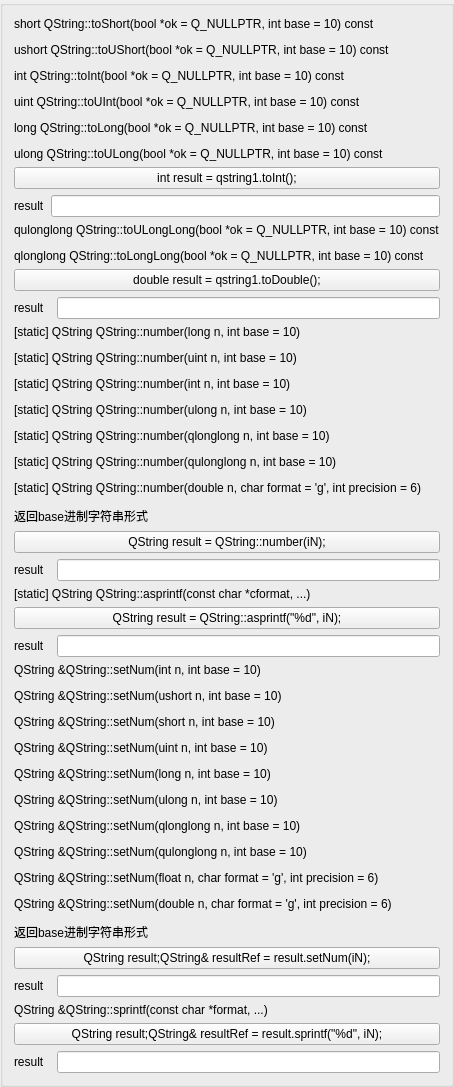
           <widget class="QGroupBox" name="groupBox_26">
            <property name="title">
             <string/>
            </property>
            <layout class="QGridLayout" name="gridLayout_25">
             <item row="0" column="0" colspan="3">
              <widget class="QLabel" name="label_45">
               <property name="text">
                <string>&lt;html&gt;&lt;head/&gt;&lt;body&gt;&lt;p&gt;short QString::toShort(bool *ok = Q_NULLPTR, int base = 10) const&lt;/p&gt;&lt;p&gt;ushort QString::toUShort(bool *ok = Q_NULLPTR, int base = 10) const&lt;/p&gt;&lt;p&gt;int QString::toInt(bool *ok = Q_NULLPTR, int base = 10) const&lt;/p&gt;&lt;p&gt;uint QString::toUInt(bool *ok = Q_NULLPTR, int base = 10) const&lt;/p&gt;&lt;p&gt;long QString::toLong(bool *ok = Q_NULLPTR, int base = 10) const&lt;/p&gt;&lt;p&gt;ulong QString::toULong(bool *ok = Q_NULLPTR, int base = 10) const&lt;/p&gt;&lt;/body&gt;&lt;/html&gt;</string>
               </property>
              </widget>
             </item>
             <item row="1" column="0" colspan="3">
              <widget class="QPushButton" name="pbToInt">
               <property name="text">
                <string>int result = qstring1.toInt();</string>
               </property>
              </widget>
             </item>
             <item row="2" column="0">
              <widget class="QLabel" name="label_48">
               <property name="text">
                <string>result</string>
               </property>
              </widget>
             </item>
             <item row="2" column="1" colspan="2">
              <widget class="QLineEdit" name="leToIntResult"/>
             </item>
             <item row="3" column="0" colspan="3">
              <widget class="QLabel" name="label_46">
               <property name="text">
                <string>&lt;html&gt;&lt;head/&gt;&lt;body&gt;&lt;p&gt;qulonglong QString::toULongLong(bool *ok = Q_NULLPTR, int base = 10) const&lt;/p&gt;&lt;p&gt;qlonglong QString::toLongLong(bool *ok = Q_NULLPTR, int base = 10) const&lt;/p&gt;&lt;/body&gt;&lt;/html&gt;</string>
               </property>
              </widget>
             </item>
             <item row="4" column="0" colspan="3">
              <widget class="QPushButton" name="pbToDouble">
               <property name="text">
                <string>double result = qstring1.toDouble();</string>
               </property>
              </widget>
             </item>
             <item row="5" column="0">
              <widget class="QLabel" name="label_49">
               <property name="text">
                <string>result</string>
               </property>
              </widget>
             </item>
             <item row="5" column="2">
              <widget class="QLineEdit" name="leToDoubleResult"/>
             </item>
             <item row="6" column="0" colspan="3">
              <widget class="QLabel" name="label_47">
               <property name="text">
                <string>&lt;html&gt;&lt;head/&gt;&lt;body&gt;&lt;p&gt;[static] QString QString::number(long n, int base = 10)&lt;/p&gt;&lt;p&gt;[static] QString QString::number(uint n, int base = 10)&lt;/p&gt;&lt;p&gt;[static] QString QString::number(int n, int base = 10)&lt;/p&gt;&lt;p&gt;[static] QString QString::number(ulong n, int base = 10)&lt;/p&gt;&lt;p&gt;[static] QString QString::number(qlonglong n, int base = 10)&lt;/p&gt;&lt;p&gt;[static] QString QString::number(qulonglong n, int base = 10)&lt;/p&gt;&lt;p&gt;[static] QString QString::number(double n, char format = 'g', int precision = 6)&lt;/p&gt;&lt;p&gt;返回base进制字符串形式&lt;/p&gt;&lt;/body&gt;&lt;/html&gt;</string>
               </property>
              </widget>
             </item>
             <item row="7" column="0" colspan="3">
              <widget class="QPushButton" name="pbNumber">
               <property name="text">
                <string>QString result = QString::number(iN);</string>
               </property>
              </widget>
             </item>
             <item row="8" column="0">
              <widget class="QLabel" name="label_50">
               <property name="text">
                <string>result</string>
               </property>
              </widget>
             </item>
             <item row="8" column="2">
              <widget class="QLineEdit" name="leNumberResult"/>
             </item>
             <item row="9" column="0" colspan="3">
              <widget class="QLabel" name="label_51">
               <property name="text">
                <string>&lt;html&gt;&lt;head/&gt;&lt;body&gt;&lt;p&gt;[static] QString QString::asprintf(const char *cformat, ...)&lt;/p&gt;&lt;/body&gt;&lt;/html&gt;</string>
               </property>
              </widget>
             </item>
             <item row="10" column="0" colspan="3">
              <widget class="QPushButton" name="pbASprintf">
               <property name="text">
                <string>QString result = QString::asprintf(&quot;%d&quot;, iN);</string>
               </property>
              </widget>
             </item>
             <item row="11" column="0">
              <widget class="QLabel" name="label_52">
               <property name="text">
                <string>result</string>
               </property>
              </widget>
             </item>
             <item row="11" column="2">
              <widget class="QLineEdit" name="leASprintfResult"/>
             </item>
             <item row="12" column="0" colspan="3">
              <widget class="QLabel" name="label_53">
               <property name="text">
                <string>&lt;html&gt;&lt;head/&gt;&lt;body&gt;&lt;p&gt;QString &amp;amp;QString::setNum(int n, int base = 10)&lt;/p&gt;&lt;p&gt;QString &amp;amp;QString::setNum(ushort n, int base = 10)&lt;/p&gt;&lt;p&gt;QString &amp;amp;QString::setNum(short n, int base = 10)&lt;/p&gt;&lt;p&gt;QString &amp;amp;QString::setNum(uint n, int base = 10)&lt;/p&gt;&lt;p&gt;QString &amp;amp;QString::setNum(long n, int base = 10)&lt;/p&gt;&lt;p&gt;QString &amp;amp;QString::setNum(ulong n, int base = 10)&lt;/p&gt;&lt;p&gt;QString &amp;amp;QString::setNum(qlonglong n, int base = 10)&lt;/p&gt;&lt;p&gt;QString &amp;amp;QString::setNum(qulonglong n, int base = 10)&lt;/p&gt;&lt;p&gt;QString &amp;amp;QString::setNum(float n, char format = 'g', int precision = 6)&lt;/p&gt;&lt;p&gt;QString &amp;amp;QString::setNum(double n, char format = 'g', int precision = 6)&lt;/p&gt;&lt;p&gt;返回base进制字符串形式&lt;/p&gt;&lt;/body&gt;&lt;/html&gt;</string>
               </property>
              </widget>
             </item>
             <item row="13" column="0" colspan="3">
              <widget class="QPushButton" name="pbSetNum">
               <property name="text">
                <string>QString result;QString&amp;&amp; resultRef = result.setNum(iN);</string>
               </property>
              </widget>
             </item>
             <item row="14" column="0" colspan="2">
              <widget class="QLabel" name="label_54">
               <property name="text">
                <string>result</string>
               </property>
              </widget>
             </item>
             <item row="14" column="2">
              <widget class="QLineEdit" name="leSetNumResult"/>
             </item>
             <item row="15" column="0" colspan="3">
              <widget class="QLabel" name="label_55">
               <property name="text">
                <string>&lt;html&gt;&lt;head/&gt;&lt;body&gt;&lt;p&gt;QString &amp;amp;QString::sprintf(const char *format, ...)&lt;/p&gt;&lt;/body&gt;&lt;/html&gt;</string>
               </property>
              </widget>
             </item>
             <item row="16" column="0" colspan="3">
              <widget class="QPushButton" name="pbSprintf">
               <property name="text">
                <string>QString result;QString&amp;&amp; resultRef = result.sprintf(&quot;%d&quot;, iN);</string>
               </property>
              </widget>
             </item>
             <item row="17" column="0">
              <widget class="QLabel" name="label_56">
               <property name="text">
                <string>result</string>
               </property>
              </widget>
             </item>
             <item row="17" column="2">
              <widget class="QLineEdit" name="leSprintfResult"/>
             </item>
            </layout>
           </widget>
